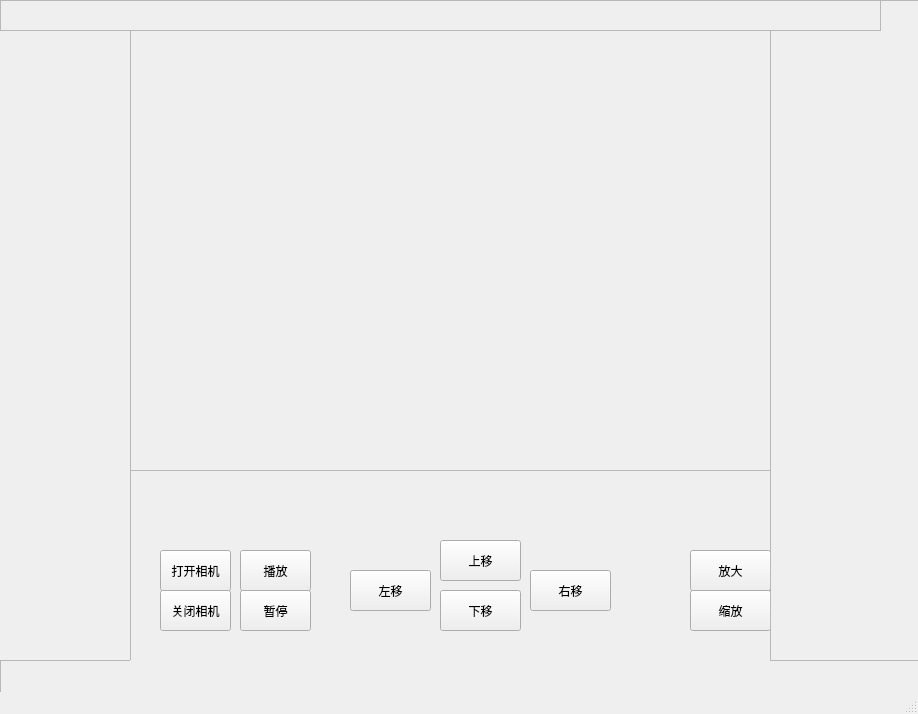
<?xml version="1.0" encoding="UTF-8"?>
<ui version="4.0">
 <class>MainWindow</class>
 <widget class="QMainWindow" name="MainWindow">
  <property name="geometry">
   <rect>
    <x>0</x>
    <y>0</y>
    <width>918</width>
    <height>714</height>
   </rect>
  </property>
  <property name="windowTitle">
   <string>MainWindow</string>
  </property>
  <property name="autoFillBackground">
   <bool>true</bool>
  </property>
  <widget class="QWidget" name="centralwidget">
   <widget class="myVideoWidget" name="wgt_video" native="true">
    <property name="geometry">
     <rect>
      <x>130</x>
      <y>30</y>
      <width>640</width>
      <height>441</height>
     </rect>
    </property>
    <property name="minimumSize">
     <size>
      <width>0</width>
      <height>0</height>
     </size>
    </property>
   </widget>
   <widget class="QPushButton" name="btn_up">
    <property name="geometry">
     <rect>
      <x>440</x>
      <y>540</y>
      <width>81</width>
      <height>41</height>
     </rect>
    </property>
    <property name="text">
     <string>上移</string>
    </property>
   </widget>
   <widget class="QPushButton" name="btn_down">
    <property name="geometry">
     <rect>
      <x>440</x>
      <y>590</y>
      <width>81</width>
      <height>41</height>
     </rect>
    </property>
    <property name="text">
     <string>下移</string>
    </property>
   </widget>
   <widget class="QPushButton" name="btn_left">
    <property name="geometry">
     <rect>
      <x>350</x>
      <y>570</y>
      <width>81</width>
      <height>41</height>
     </rect>
    </property>
    <property name="text">
     <string>左移</string>
    </property>
   </widget>
   <widget class="QPushButton" name="btn_right">
    <property name="geometry">
     <rect>
      <x>530</x>
      <y>570</y>
      <width>81</width>
      <height>41</height>
     </rect>
    </property>
    <property name="text">
     <string>右移</string>
    </property>
   </widget>
   <widget class="QPushButton" name="btn_zoomin">
    <property name="geometry">
     <rect>
      <x>690</x>
      <y>550</y>
      <width>81</width>
      <height>41</height>
     </rect>
    </property>
    <property name="text">
     <string>放大</string>
    </property>
   </widget>
   <widget class="QPushButton" name="btn_zoomout">
    <property name="geometry">
     <rect>
      <x>690</x>
      <y>590</y>
      <width>81</width>
      <height>41</height>
     </rect>
    </property>
    <property name="text">
     <string>缩放</string>
    </property>
   </widget>
   <widget class="QFrame" name="frame">
    <property name="geometry">
     <rect>
      <x>-10</x>
      <y>0</y>
      <width>141</width>
      <height>661</height>
     </rect>
    </property>
    <property name="font">
     <font>
      <weight>50</weight>
      <bold>false</bold>
     </font>
    </property>
    <property name="mouseTracking">
     <bool>false</bool>
    </property>
    <property name="tabletTracking">
     <bool>false</bool>
    </property>
    <property name="autoFillBackground">
     <bool>true</bool>
    </property>
    <property name="frameShape">
     <enum>QFrame::StyledPanel</enum>
    </property>
    <property name="frameShadow">
     <enum>QFrame::Raised</enum>
    </property>
   </widget>
   <widget class="QFrame" name="frame_2">
    <property name="geometry">
     <rect>
      <x>770</x>
      <y>0</y>
      <width>211</width>
      <height>661</height>
     </rect>
    </property>
    <property name="font">
     <font>
      <weight>50</weight>
      <bold>false</bold>
     </font>
    </property>
    <property name="mouseTracking">
     <bool>false</bool>
    </property>
    <property name="tabletTracking">
     <bool>false</bool>
    </property>
    <property name="autoFillBackground">
     <bool>true</bool>
    </property>
    <property name="frameShape">
     <enum>QFrame::StyledPanel</enum>
    </property>
    <property name="frameShadow">
     <enum>QFrame::Raised</enum>
    </property>
   </widget>
   <widget class="QFrame" name="frame_3">
    <property name="geometry">
     <rect>
      <x>0</x>
      <y>470</y>
      <width>951</width>
      <height>541</height>
     </rect>
    </property>
    <property name="font">
     <font>
      <weight>50</weight>
      <bold>false</bold>
     </font>
    </property>
    <property name="mouseTracking">
     <bool>false</bool>
    </property>
    <property name="tabletTracking">
     <bool>false</bool>
    </property>
    <property name="autoFillBackground">
     <bool>true</bool>
    </property>
    <property name="frameShape">
     <enum>QFrame::StyledPanel</enum>
    </property>
    <property name="frameShadow">
     <enum>QFrame::Raised</enum>
    </property>
   </widget>
   <widget class="QFrame" name="frame_4">
    <property name="geometry">
     <rect>
      <x>0</x>
      <y>0</y>
      <width>881</width>
      <height>31</height>
     </rect>
    </property>
    <property name="font">
     <font>
      <weight>50</weight>
      <bold>false</bold>
     </font>
    </property>
    <property name="mouseTracking">
     <bool>false</bool>
    </property>
    <property name="tabletTracking">
     <bool>false</bool>
    </property>
    <property name="autoFillBackground">
     <bool>true</bool>
    </property>
    <property name="frameShape">
     <enum>QFrame::StyledPanel</enum>
    </property>
    <property name="frameShadow">
     <enum>QFrame::Raised</enum>
    </property>
   </widget>
   <widget class="QPushButton" name="btn_open">
    <property name="geometry">
     <rect>
      <x>160</x>
      <y>550</y>
      <width>71</width>
      <height>41</height>
     </rect>
    </property>
    <property name="text">
     <string>打开相机</string>
    </property>
   </widget>
   <widget class="QPushButton" name="btn_stop">
    <property name="geometry">
     <rect>
      <x>240</x>
      <y>590</y>
      <width>71</width>
      <height>41</height>
     </rect>
    </property>
    <property name="text">
     <string>暂停</string>
    </property>
   </widget>
   <widget class="QPushButton" name="btn_close">
    <property name="geometry">
     <rect>
      <x>160</x>
      <y>590</y>
      <width>71</width>
      <height>41</height>
     </rect>
    </property>
    <property name="text">
     <string>关闭相机</string>
    </property>
   </widget>
   <widget class="QPushButton" name="btn_play">
    <property name="geometry">
     <rect>
      <x>240</x>
      <y>550</y>
      <width>71</width>
      <height>41</height>
     </rect>
    </property>
    <property name="text">
     <string>播放</string>
    </property>
   </widget>
   <zorder>wgt_video</zorder>
   <zorder>frame_3</zorder>
   <zorder>btn_up</zorder>
   <zorder>btn_down</zorder>
   <zorder>btn_left</zorder>
   <zorder>btn_right</zorder>
   <zorder>btn_zoomin</zorder>
   <zorder>btn_zoomout</zorder>
   <zorder>frame</zorder>
   <zorder>frame_2</zorder>
   <zorder>frame_4</zorder>
   <zorder>btn_open</zorder>
   <zorder>btn_stop</zorder>
   <zorder>btn_close</zorder>
   <zorder>btn_play</zorder>
  </widget>
  <widget class="QMenuBar" name="menubar">
   <property name="geometry">
    <rect>
     <x>0</x>
     <y>0</y>
     <width>918</width>
     <height>23</height>
    </rect>
   </property>
  </widget>
  <widget class="QStatusBar" name="statusbar"/>
 </widget>
 <customwidgets>
  <customwidget>
   <class>myVideoWidget</class>
   <extends>QWidget</extends>
   <header location="global">myVideoWidget</header>
   <container>1</container>
  </customwidget>
 </customwidgets>
 <resources/>
 <connections/>
</ui>
